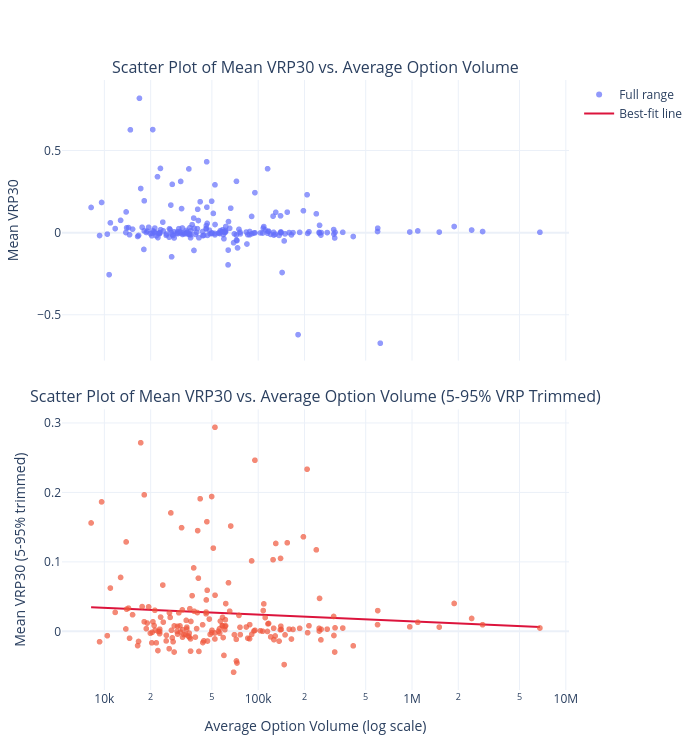

This figure's notebook cell:
### Markdown cell above
## Interactive Scatter
Same VRP vs. volume scatter as above, but with hover tooltips via Plotly.

### Code cell
import plotly.graph_objects as go
from plotly.subplots import make_subplots

# Prepare data for interactive scatter
scatter_df = summary_df[["ticker", "average_option_volume", "mean_vrp"]].dropna().copy()

# Trim top/bottom 5% VRP for lower panel
q_low, q_high = scatter_df["mean_vrp"].quantile([0.05, 0.95])
scatter_trim = scatter_df[scatter_df["mean_vrp"].between(q_low, q_high)].copy()

fig = make_subplots(
    rows=2, cols=1, shared_xaxes=True, vertical_spacing=0.08,
    subplot_titles=(
        "Scatter Plot of Mean VRP30 vs. Average Option Volume",
        "Scatter Plot of Mean VRP30 vs. Average Option Volume (5-95% VRP Trimmed)",
    ),
)

hover_tmpl = (
    "Ticker: %{customdata[0]}<br>"
    "Mean VRP30: %{y:.6f}<br>"
    "Average Option Volume: %{x:,.0f}<extra></extra>"
)

# Top: full-range scatter
fig.add_trace(
    go.Scattergl(
        x=scatter_df["average_option_volume"],
        y=scatter_df["mean_vrp"],
        mode="markers",
        marker=dict(size=6, opacity=0.7),
        customdata=np.stack([scatter_df["ticker"]], axis=1),
        hovertemplate=hover_tmpl,
        name="Full range",
    ),
    row=1, col=1,
)

# Bottom: VRP-trimmed scatter
fig.add_trace(
    go.Scattergl(
        x=scatter_trim["average_option_volume"],
        y=scatter_trim["mean_vrp"],
        mode="markers",
        marker=dict(size=6, opacity=0.7),
        customdata=np.stack([scatter_trim["ticker"]], axis=1),
        hovertemplate=hover_tmpl,
        name="Trimmed",
        showlegend=False,
    ),
    row=2, col=1,
)

# Best-fit line on trimmed data (log10 x-axis)
x_fit = scatter_trim["average_option_volume"].to_numpy(dtype=float)
y_fit = scatter_trim["mean_vrp"].to_numpy(dtype=float)
if len(x_fit) >= 2 and np.all(x_fit > 0):
    m, b = np.polyfit(np.log10(x_fit), y_fit, 1)
    x_line = np.linspace(x_fit.min(), x_fit.max(), 200)
    y_line = m * np.log10(x_line) + b
    fig.add_trace(
        go.Scatter(
            x=x_line, y=y_line,
            mode="lines",
            line=dict(color="crimson", width=2),
            name="Best-fit line",
            hovertemplate="Best-fit line<extra></extra>",
        ),
        row=2, col=1,
    )

fig.update_xaxes(type="log", title_text="Average Option Volume (log scale)", row=2, col=1)
fig.update_xaxes(type="log", row=1, col=1)
fig.update_yaxes(title_text="Mean VRP30", row=1, col=1)
fig.update_yaxes(title_text="Mean VRP30 (5-95% trimmed)", row=2, col=1)

fig.update_layout(
    height=750, width=700,
    template="plotly_white",
    margin=dict(l=60, r=30, t=80, b=60),
)

fig.show()

### Figure 1 — Plotly figure (JSON) as saved in the notebook; plotly's stock layout.template omitted (floating-point values rounded to 4 significant figures; data arrays with more than 128 entries replaced by an {"elided": "..."} marker saying what was removed)
{"data": [{"customdata": {"elided": "208x1 str values"}, "hovertemplate": "Ticker: %{customdata[0]}<br>Mean VRP30: %{y:.6f}<br>Average Option Volume: %{x:,.0f}<extra></extra>", "marker": {"opacity": 0.7, "size": 6}, "mode": "markers", "name": "Full range", "type": "scattergl", "x": {"elided": "208 float values"}, "xaxis": "x", "y": {"elided": "208 float values"}, "yaxis": "y"}, {"customdata": {"elided": "186x1 str values"}, "hovertemplate": "Ticker: %{customdata[0]}<br>Mean VRP30: %{y:.6f}<br>Average Option Volume: %{x:,.0f}<extra></extra>", "marker": {"opacity": 0.7, "size": 6}, "mode": "markers", "name": "Trimmed", "showlegend": false, "type": "scattergl", "x": {"elided": "186 float values"}, "xaxis": "x2", "y": {"elided": "186 float values"}, "yaxis": "y2"}, {"hovertemplate": "Best-fit line<extra></extra>", "line": {"color": "crimson", "width": 2}, "mode": "lines", "name": "Best-fit line", "type": "scatter", "x": {"elided": "200 float values"}, "xaxis": "x2", "y": {"elided": "200 float values"}, "yaxis": "y2"}], "layout": {"annotations": [{"font": {"size": 16}, "showarrow": false, "text": "Scatter Plot of Mean VRP30 vs. Average Option Volume", "x": 0.5, "xanchor": "center", "xref": "paper", "y": 1, "yanchor": "bottom", "yref": "paper"}, {"font": {"size": 16}, "showarrow": false, "text": "Scatter Plot of Mean VRP30 vs. Average Option Volume (5-95% VRP Trimmed)", "x": 0.5, "xanchor": "center", "xref": "paper", "y": 0.46, "yanchor": "bottom", "yref": "paper"}], "height": 750, "margin": {"b": 60, "l": 60, "r": 30, "t": 80}, "width": 700, "xaxis": {"anchor": "y", "domain": [0, 1], "matches": "x2", "showticklabels": false, "type": "log"}, "xaxis2": {"anchor": "y2", "domain": [0, 1], "title": {"text": "Average Option Volume (log scale)"}, "type": "log"}, "yaxis": {"anchor": "x", "domain": [0.54, 1], "title": {"text": "Mean VRP30"}}, "yaxis2": {"anchor": "x2", "domain": [0, 0.46], "title": {"text": "Mean VRP30 (5-95% trimmed)"}}}}
